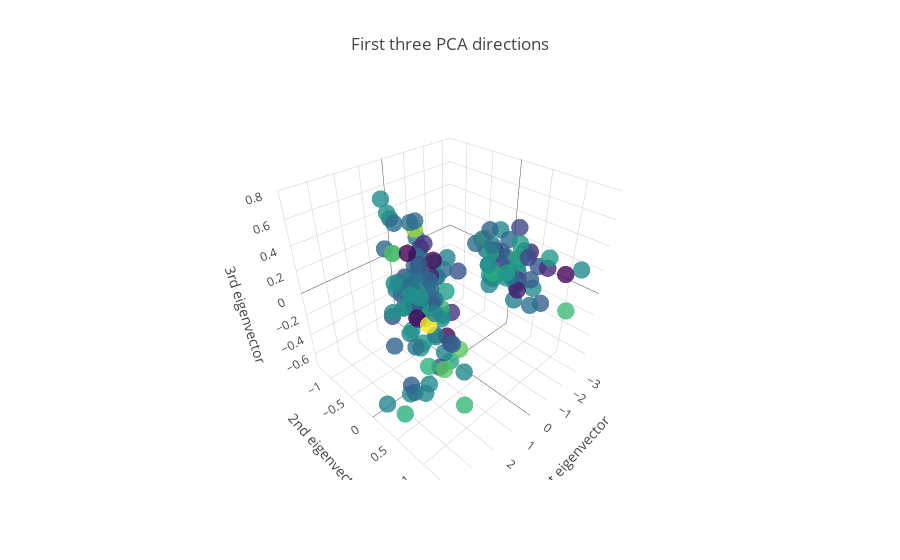

The cell this chart's notebook holds for it:
### Code cell
py.iplot(fig)

### Figure 1 — Plotly figure (JSON) as saved in the notebook; plotly's stock layout.template omitted (floating-point values rounded to 4 significant figures; data arrays with more than 128 entries replaced by an {"elided": "..."} marker saying what was removed)
{"data": [{"marker": {"color": {"elided": "150 float values"}, "colorscale": "Viridis", "opacity": 0.8, "size": 6}, "mode": "markers", "type": "scatter3d", "uid": "7588da4b-4000-4bd6-ae13-6117cc841c65", "x": {"elided": "150 float values"}, "y": {"elided": "150 float values"}, "z": {"elided": "150 float values"}}], "layout": {"scene": {"xaxis": {"title": {"text": "1st eigenvector"}}, "yaxis": {"title": {"text": "2nd eigenvector"}}, "zaxis": {"title": {"text": "3rd eigenvector"}}}, "title": {"text": "First three PCA directions"}}}
